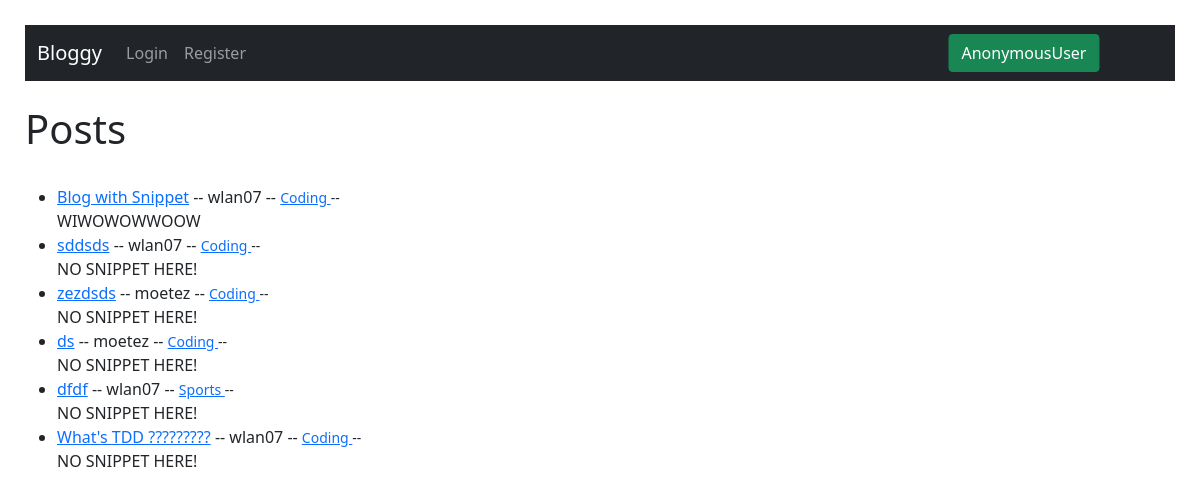
/, run on an earlier commit of the app's database.
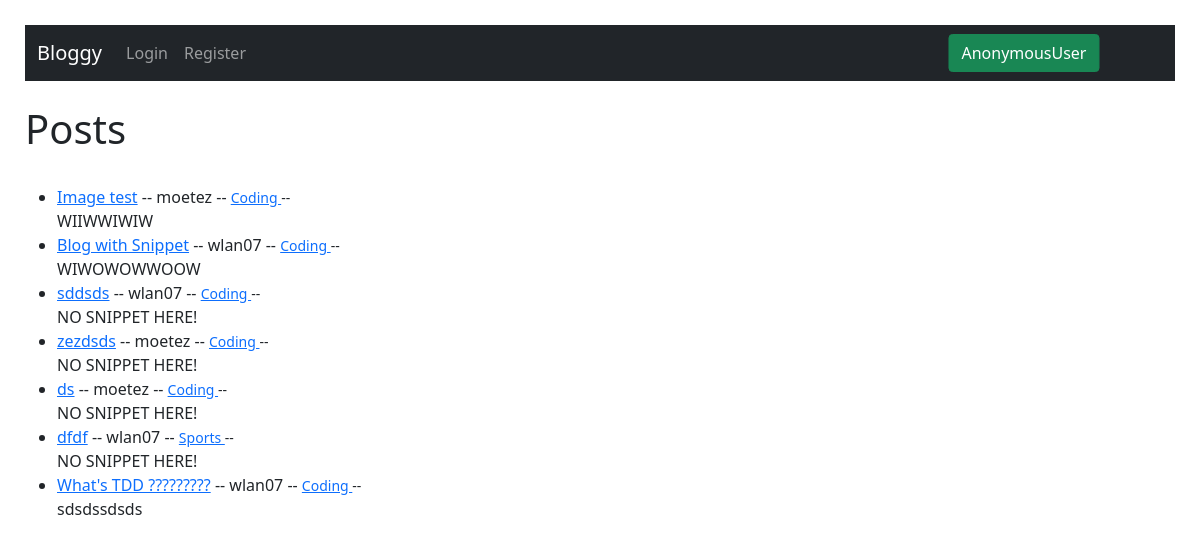
And on a later commit of the database.
### myblogapp/models.py (models this page shows, shortened)
class Post(models.Model):
    title = models.CharField(max_length=200)
    header_image = models.ImageField(
        null=True, blank=True, upload_to="images/")
    author = models.ForeignKey(User, on_delete=models.CASCADE)
    body = RichTextField(blank=True, null=True)
    category = models.ForeignKey(
        Category, default=get_default_category, on_delete=models.CASCADE)
    snippet = models.CharField(max_length=200, default="NO SNIPPET HERE!")
    likes = models.ManyToManyField(User, related_name="blog_likes")

class Category(models.Model):
    name = models.CharField(max_length=200)
    def __str__(self) -> str:
        return self.name

### myblogapp/views.py (the view)
# urls.py: path('', HomeView.as_view(), name="home"),
class HomeView(ListView):
    model = Post
    template_name = 'myblogapp/home.html'
    context_object_name = 'lastest_posts_list'
    ordering = ['-id']
    def get_context_data(self, **kwargs):
        context = super().get_context_data(**kwargs)
        context['cat_menu'] = Category.objects.all()
        return context

### myblogapp/templates/myblogapp/home.html (shortened to what this page needs)
{% include 'myblogapp/base.html'%}
{%block content%}
<h1>Posts</h1>
{% if lastest_posts_list %}
<ul>
    {% for post in lastest_posts_list %}
    <li> <a href="{% url 'detail-post' post.pk %}">{{post.title}}</a> -- {{post.author}} --
        <small><a href="{% url 'filter' post.category|slugify %}"> {{post.category}} </a> --</small>
        <br>
        {{post.snippet}}
    </li>
    {% endfor %}
</ul>
{%else%}
<p>NO POSTS HERE !</p>
{% endif %}
{% endblock %}

What changed in the data, as far as the page shows it:
added Post: title "Image test", author "moetez", category "Coding", snippet "WIIWWIWIW"
changed Post "What's TDD ?????????": snippet "NO SNIPPET HERE!" → "sdsdssdsds"
